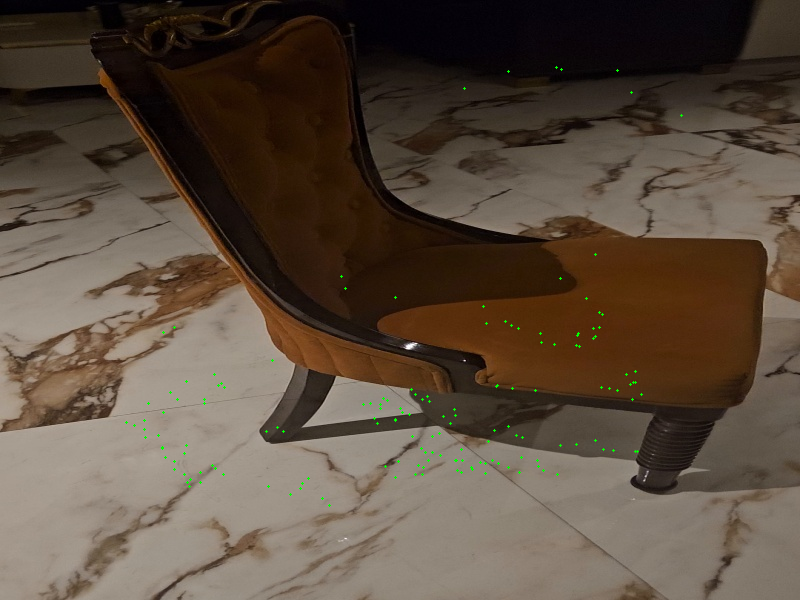
#> input picture overlay_projection.png, 800 x 600 px
$ python -i segmentation.py   (imports and definitions only)
#> lines starting #> are read from the running program, lines starting #| are printed output that depends on the picture; after the words box and inside, x2 and y2 are one past the last pixel; in counts of white or black regions, pixels touching at a corner belong together
#> in generate_mask, img is the input picture: shape (600, 800, 3); mean B, G, R 62.5, 76.2, 90.7
from __future__ import annotations

from pathlib import Path

import cv2
import numpy as np


# [8 lines left out: function _largest_contour_mask, not called in this run]


def _filtered_contour_mask(binary: np.ndarray, min_area: float) -> np.ndarray:
    contours, _ = cv2.findContours(binary, cv2.RETR_EXTERNAL, cv2.CHAIN_APPROX_SIMPLE)
    if not contours:
        return binary
    mask = np.zeros_like(binary)
    kept = 0
    for c in contours:
        area = cv2.contourArea(c)
        if area >= min_area:
            cv2.drawContours(mask, [c], -1, color=255, thickness=-1)
            kept += 1
    if kept == 0:
        return _largest_contour_mask(binary)
    return mask


def auto_rect(image: np.ndarray) -> tuple[int, int, int, int]:
    h, w = image.shape[:2]
#> h = 600; w = 800
    x = int(w * 0.15)
#> x = 120
    y = int(h * 0.15)
#> y = 90
    rw = int(w * 0.7)
#> rw = 560
    rh = int(h * 0.7)
#> rh = 420
    return x, y, rw, rh


def generate_mask(
    first_frame_path: Path,
    out_mask_path: Path,
    out_debug_path: Path,
    use_interactive_roi: bool = False,
    dilate_iter: int = 2,
) -> np.ndarray:
    img = cv2.imread(str(first_frame_path), cv2.IMREAD_COLOR)
    if img is None:
        raise FileNotFoundError(f"Could not read frame for segmentation: {first_frame_path}")

    if use_interactive_roi:
        roi = cv2.selectROI("Select Object", img, fromCenter=False, showCrosshair=True)
        cv2.destroyAllWindows()
        if roi == (0, 0, 0, 0):
            roi = auto_rect(img)
    else:
        roi = auto_rect(img)
#> roi = (120, 90, 560, 420)

    final_mask = _segment_with_roi(img, roi, dilate_iter=dilate_iter)

    out_mask_path.parent.mkdir(parents=True, exist_ok=True)
    out_debug_path.parent.mkdir(parents=True, exist_ok=True)

    cv2.imwrite(str(out_mask_path), final_mask)

    debug = img.copy()
    debug[final_mask == 0] = (0, 0, 0)
    cv2.imwrite(str(out_debug_path), debug)

    return final_mask


def _segment_with_roi(img: np.ndarray, roi: tuple[int, int, int, int], dilate_iter: int) -> np.ndarray:

#> called with roi = (120, 90, 560, 420), dilate_iter = 2
    mask = np.zeros(img.shape[:2], np.uint8)
    bg_model = np.zeros((1, 65), np.float64)
    fg_model = np.zeros((1, 65), np.float64)

    cv2.grabCut(img, mask, roi, bg_model, fg_model, 5, cv2.GC_INIT_WITH_RECT)
    binary = np.where((mask == 2) | (mask == 0), 0, 255).astype("uint8")

    kernel = np.ones((5, 5), np.uint8)
    closed = cv2.morphologyEx(binary, cv2.MORPH_CLOSE, kernel, iterations=2)
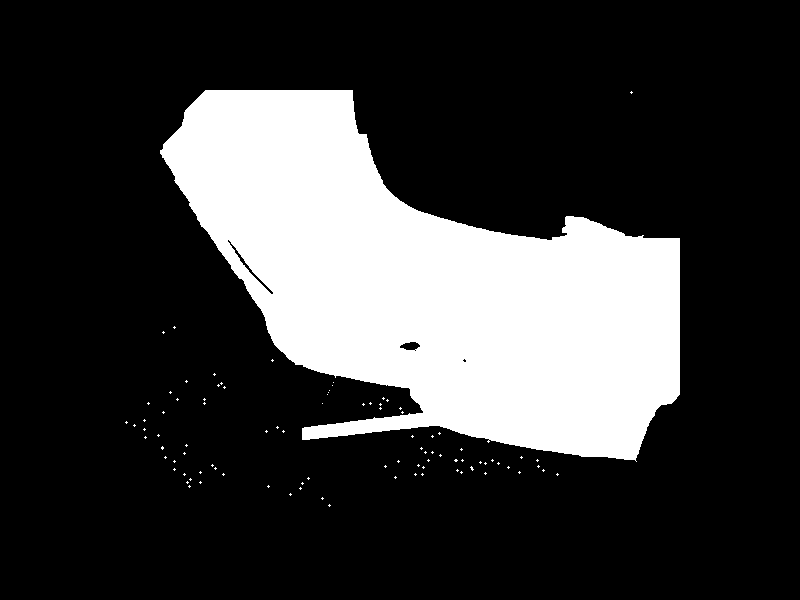
#> binary: shape (600, 800); 22.8% white; 94 white regions (93 under 20 px)
    h, w = closed.shape[:2]
#> h = 600; w = 800
    min_area = 0.002 * h * w
#> min_area = 960
    final_mask = _filtered_contour_mask(closed, min_area=min_area)
#> in _filtered_contour_mask, `contours, _ = cv2.findContours(binary, cv2.RETR_EXTERNAL, cv2.CHAIN_AP..`:
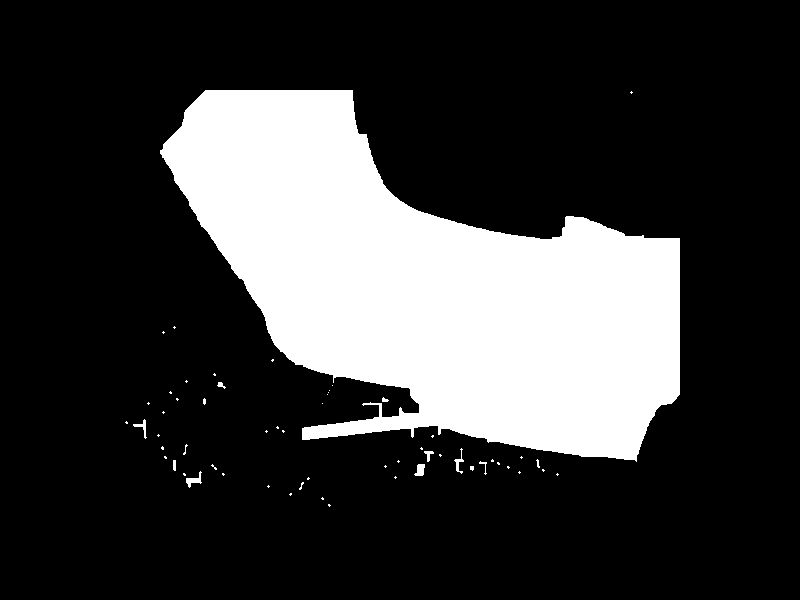
#> binary: shape (600, 800); 23% white; 58 white regions (48 under 20 px), largest, box (x1, y1, x2, y2) and area: (160, 90, 680, 462) 109365, (186, 471, 202, 488) 105, (414, 464, 425, 476) 93
#> after the loop in _filtered_contour_mask, `for c in contours:`:
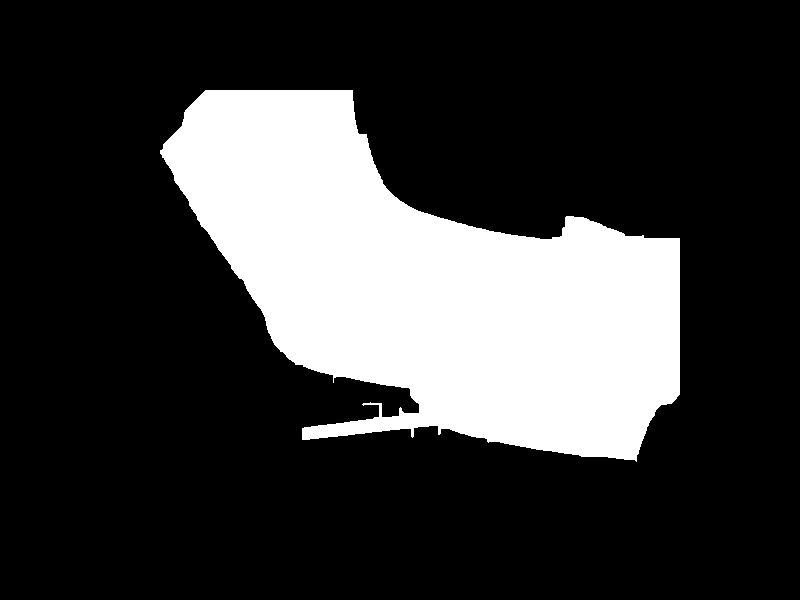
#> mask: shape (600, 800); 22.8% white; 1 white region, box (x1, y1, x2, y2) and area: (160, 90, 680, 462) 109365

    if dilate_iter > 0:
        final_mask = cv2.dilate(final_mask, kernel, iterations=dilate_iter)

    return final_mask


# [43 lines left out: function generate_masks_for_frames, not called in this run]

>>> result = generate_mask('../../overlay_projection.png', 'out.png', 'out1.png')
#> in generate_mask, `final_mask = _segment_with_roi(img, roi, dilate_iter=dilate_iter)`:
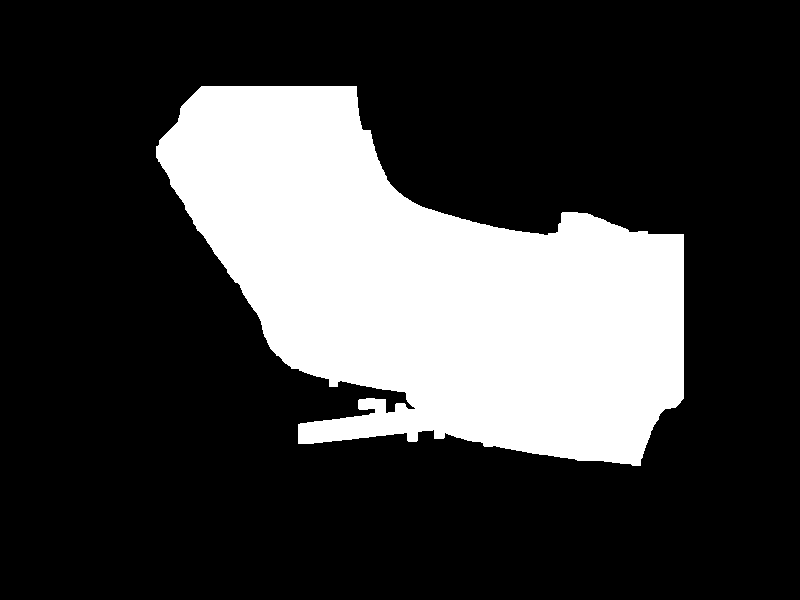
#> final_mask: shape (600, 800); 24.6% white; 1 white region, box (x1, y1, x2, y2) and area: (156, 86, 684, 466) 118293
#> (the run stopped early here; a loop or call above may not have finished)
